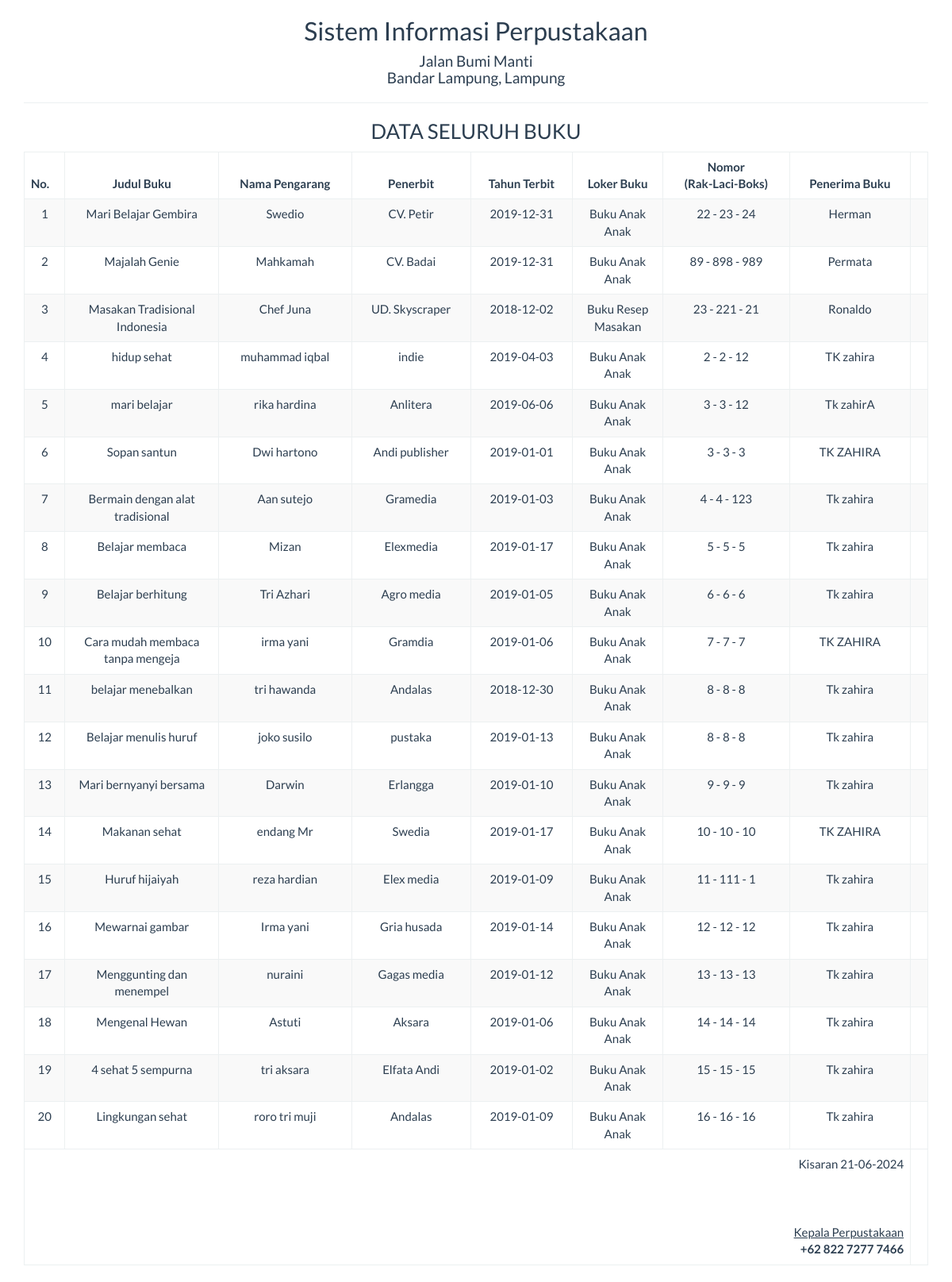
Screenshot of /report/buku_semua.php with the database file from the repository.
### tables this page shows
CREATE TABLE IF NOT EXISTS `buku` (
  `id` int(5) NOT NULL AUTO_INCREMENT,
  `loker_buku` varchar(25) NOT NULL,
  `no_rak` int(5) NOT NULL,
  `no_laci` int(5) NOT NULL,
  `no_boks` int(5) NOT NULL,
  `judul_buku` varchar(100) NOT NULL,
  `nama_pengarang` varchar(100) NOT NULL,
  `tahun_terbit` date NOT NULL,
  `penerima` varchar(50) NOT NULL,
  `penerbit` varchar(50) NOT NULL,
  `status` varchar(25) NOT NULL,
  `keterangan` varchar(100) NOT NULL,
  PRIMARY KEY (`id`)
);

### report/buku_semua.php (the view, shortened to what this page needs)
<!DOCTYPE html>
<html>
    <head>
        <link href="../Assets/css/bootstrap.min.css" rel="stylesheet" type="text/css"/>
    </head>
    <body onload="print()">
        <?php
        include '../config/koneksi.php';
        ?>
        <div class="container">
            <div class='row'>
                <div class="col-sm-12">
                    <div class="text-center">
                        <h2>Sistem Informasi Perpustakaan </h2>
                        <h4>Jalan Bumi Manti <br> Bandar Lampung, Lampung </h4>
                        <hr>
                        <h3>DATA SELURUH BUKU</h3>
                        <table class="table table-bordered table-striped table-hover">
                        <tbody>
                                <thead>
								<tr>
									<th>No.</th><th width="17%"><center>Judul Buku</th><th><center>Nama Pengarang</th><th><center>Penerbit</th><th><center>Tahun Terbit</th><th width="10%"><center>Loker Buku</th><th width="14%"><center>Nomor <br> (Rak-Laci-Boks)</center></th><th><center>Penerima Buku</th>
								</tr>
								</thead>
							<tbody>
                            <?php
                            $sql = "SELECT * FROM buku";
                            $query = mysqli_query($koneksi, $sql) or die("SQL Anda Salah");
                            $nomor = 0;
                            while ($data = mysqli_fetch_array($query)) {
                                $nomor++;
                                ?>
                                <tr>
                                    <td><?= $nomor ?></td>
                                    <td><?= $data['judul_buku'] ?></td>
                                    <td><?= $data['nama_pengarang'] ?></td>
                                    <td><?= $data['penerbit'] ?></td>
                                    <td><?= $data['tahun_terbit'] ?></td>
                                    <td><?= $data['loker_buku'] ?></td>
                                    <td><?= $data['no_rak'] ?> - <?= $data['no_laci'] ?> - <?= $data['no_boks'] ?></td>
                                    <td><?= $data['penerima'] ?></td>
                                    <td>
                                </tr>
                            <?php } ?>
							</tbody>
                        </tbody>
                            <tfoot>
                                <tr>
                                    <td colspan="8" class="text-right">
                                        Kisaran  <?= date("d-m-Y") ?>
                                        <br><br><br><br>
                                        <u>Kepala Perpustakaan<strong></u><br>
                                        +62 822 7277 7466
									</td>
								</tr>
							</tfoot>
                        </table>
                    </div>
                </div>
            </div>
    </body>
</html>

### rows the page displays
buku: judul_buku "Mari Belajar Gembira", nama_pengarang "Swedio", penerbit "CV. Petir", tahun_terbit "2019-12-31", loker_buku "Buku Anak Anak", no_rak "22", no_laci "23", no_boks "24", penerima "Herman"
buku: judul_buku "Majalah Genie", nama_pengarang "Mahkamah", penerbit "CV. Badai", tahun_terbit "2019-12-31", loker_buku "Buku Anak Anak", no_rak "89", no_laci "898", no_boks "989", penerima "Permata"
buku: judul_buku "Masakan Tradisional Indonesia", nama_pengarang "Chef Juna", penerbit "UD. Skyscraper", tahun_terbit "2018-12-02", loker_buku "Buku Resep Masakan", no_rak "23", no_laci "221", no_boks "21", penerima "Ronaldo"
buku: judul_buku "hidup sehat", nama_pengarang "muhammad iqbal", penerbit "indie", tahun_terbit "2019-04-03", loker_buku "Buku Anak Anak", no_rak "2", no_laci "2", no_boks "12", penerima "TK zahira"
buku: judul_buku "mari belajar", nama_pengarang "rika hardina", penerbit "Anlitera", tahun_terbit "2019-06-06", loker_buku "Buku Anak Anak", no_rak "3", no_laci "3", no_boks "12", penerima "Tk zahirA"
buku: judul_buku "Sopan santun", nama_pengarang "Dwi hartono", penerbit "Andi publisher", tahun_terbit "2019-01-01", loker_buku "Buku Anak Anak", no_rak "3", no_laci "3", no_boks "3", penerima "TK ZAHIRA"
buku: judul_buku "Bermain dengan alat tradisional", nama_pengarang "Aan sutejo", penerbit "Gramedia", tahun_terbit "2019-01-03", loker_buku "Buku Anak Anak", no_rak "4", no_laci "4", no_boks "123", penerima "Tk zahira"
buku: judul_buku "Belajar membaca", nama_pengarang "Mizan", penerbit "Elexmedia", tahun_terbit "2019-01-17", loker_buku "Buku Anak Anak", no_rak "5", no_laci "5", no_boks "5", penerima "Tk zahira"
buku: judul_buku "Belajar berhitung", nama_pengarang "Tri Azhari", penerbit "Agro media", tahun_terbit "2019-01-05", loker_buku "Buku Anak Anak", no_rak "6", no_laci "6", no_boks "6", penerima "Tk zahira"
buku: judul_buku "Cara mudah membaca tanpa mengeja", nama_pengarang "irma yani", penerbit "Gramdia", tahun_terbit "2019-01-06", loker_buku "Buku Anak Anak", no_rak "7", no_laci "7", no_boks "7", penerima "TK ZAHIRA"
buku: judul_buku "belajar menebalkan", nama_pengarang "tri hawanda", penerbit "Andalas", tahun_terbit "2018-12-30", loker_buku "Buku Anak Anak", no_rak "8", no_laci "8", no_boks "8", penerima "Tk zahira"
buku: judul_buku "Belajar menulis huruf", nama_pengarang "joko susilo", penerbit "pustaka", tahun_terbit "2019-01-13", loker_buku "Buku Anak Anak", no_rak "8", no_laci "8", no_boks "8", penerima "Tk zahira"
buku: judul_buku "Mari bernyanyi bersama", nama_pengarang "Darwin", penerbit "Erlangga", tahun_terbit "2019-01-10", loker_buku "Buku Anak Anak", no_rak "9", no_laci "9", no_boks "9", penerima "Tk zahira"
buku: judul_buku "Makanan sehat", nama_pengarang "endang Mr", penerbit "Swedia", tahun_terbit "2019-01-17", loker_buku "Buku Anak Anak", no_rak "10", no_laci "10", no_boks "10", penerima "TK ZAHIRA"
buku: judul_buku "Huruf hijaiyah", nama_pengarang "reza hardian", penerbit "Elex media", tahun_terbit "2019-01-09", loker_buku "Buku Anak Anak", no_rak "11", no_laci "111", no_boks "1", penerima "Tk zahira"
buku: judul_buku "Mewarnai gambar", nama_pengarang "Irma yani", penerbit "Gria husada", tahun_terbit "2019-01-14", loker_buku "Buku Anak Anak", no_rak "12", no_laci "12", no_boks "12", penerima "Tk zahira"
buku: judul_buku "Menggunting dan menempel", nama_pengarang "nuraini", penerbit "Gagas media", tahun_terbit "2019-01-12", loker_buku "Buku Anak Anak", no_rak "13", no_laci "13", no_boks "13", penerima "Tk zahira"
buku: judul_buku "Mengenal Hewan", nama_pengarang "Astuti", penerbit "Aksara", tahun_terbit "2019-01-06", loker_buku "Buku Anak Anak", no_rak "14", no_laci "14", no_boks "14", penerima "Tk zahira"
buku: judul_buku "4 sehat 5 sempurna", nama_pengarang "tri aksara", penerbit "Elfata Andi", tahun_terbit "2019-01-02", loker_buku "Buku Anak Anak", no_rak "15", no_laci "15", no_boks "15", penerima "Tk zahira"
buku: judul_buku "Lingkungan sehat", nama_pengarang "roro tri muji", penerbit "Andalas", tahun_terbit "2019-01-09", loker_buku "Buku Anak Anak", no_rak "16", no_laci "16", no_boks "16", penerima "Tk zahira"
